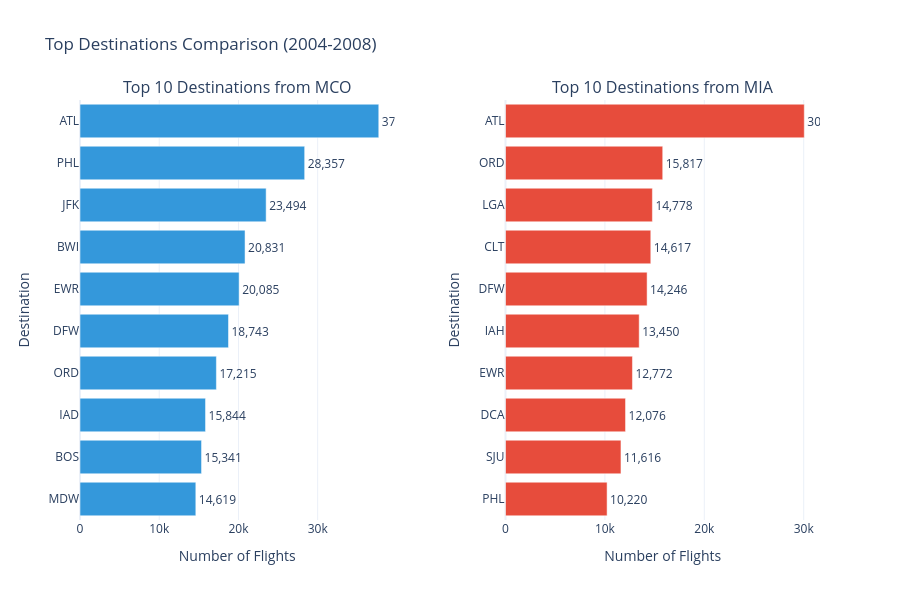

The notebook cell this image was saved under:
### Markdown cell above
## 2.1 Top 10 Destinations from MCO vs MIA

### Code cell
# Get top 10 destinations for each airport
mco_top = departures[departures['Origin'] == 'MCO']['Dest'].value_counts().head(10).reset_index()
mco_top.columns = ['Destination', 'Flights']
mco_top['Airport'] = 'MCO'
mco_top['DestName'] = mco_top['Destination'].map(AIRPORT_NAMES).fillna(mco_top['Destination'])

mia_top = departures[departures['Origin'] == 'MIA']['Dest'].value_counts().head(10).reset_index()
mia_top.columns = ['Destination', 'Flights']
mia_top['Airport'] = 'MIA'
mia_top['DestName'] = mia_top['Destination'].map(AIRPORT_NAMES).fillna(mia_top['Destination'])

# Combine
top_dest = pd.concat([mco_top, mia_top])

# Create subplots
fig = make_subplots(
    rows=1, cols=2,
    subplot_titles=('Top 10 Destinations from MCO', 'Top 10 Destinations from MIA'),
    horizontal_spacing=0.15
)

# MCO bars
fig.add_trace(
    go.Bar(
        x=mco_top['Flights'],
        y=mco_top['Destination'],
        orientation='h',
        marker_color=MCO_COLOR,
        name='MCO',
        text=mco_top['Flights'],
        texttemplate='%{text:,}',
        textposition='outside',
        hovertemplate='<b>%{y} - ' + mco_top['DestName'] + '</b><br>Flights: %{x:,}<extra></extra>',
        customdata=mco_top['DestName']
    ),
    row=1, col=1
)

# MIA bars
fig.add_trace(
    go.Bar(
        x=mia_top['Flights'],
        y=mia_top['Destination'],
        orientation='h',
        marker_color=MIA_COLOR,
        name='MIA',
        text=mia_top['Flights'],
        texttemplate='%{text:,}',
        textposition='outside',
        hovertemplate='<b>%{y} - ' + mia_top['DestName'] + '</b><br>Flights: %{x:,}<extra></extra>',
        customdata=mia_top['DestName']
    ),
    row=1, col=2
)

fig.update_xaxes(title_text='Number of Flights', row=1, col=1)
fig.update_xaxes(title_text='Number of Flights', row=1, col=2)
fig.update_yaxes(title_text='Destination', autorange='reversed', row=1, col=1)
fig.update_yaxes(title_text='Destination', autorange='reversed', row=1, col=2)

fig.update_layout(
    title_text='Top Destinations Comparison (2004-2008)',
    showlegend=False,
    template=TEMPLATE,
    height=600
)

fig.show()

### Figure 1 — Plotly figure (JSON) as saved in the notebook; plotly's stock layout.template omitted (floating-point values rounded to 4 significant figures)
{"data": [{"customdata": ["Atlanta", "Philadelphia", "New York JFK", "Baltimore", "Newark", "Dallas/Fort Worth", "Chicago O'Hare", "Washington Dulles", "Boston", "Chicago Midway"], "hovertemplate": ["<b>%{y} - Atlanta</b><br>Flights: %{x:,}<extra></extra>", "<b>%{y} - Philadelphia</b><br>Flights: %{x:,}<extra></extra>", "<b>%{y} - New York JFK</b><br>Flights: %{x:,}<extra></extra>", "<b>%{y} - Baltimore</b><br>Flights: %{x:,}<extra></extra>", "<b>%{y} - Newark</b><br>Flights: %{x:,}<extra></extra>", "<b>%{y} - Dallas/Fort Worth</b><br>Flights: %{x:,}<extra></extra>", "<b>%{y} - Chicago O'Hare</b><br>Flights: %{x:,}<extra></extra>", "<b>%{y} - Washington Dulles</b><br>Flights: %{x:,}<extra></extra>", "<b>%{y} - Boston</b><br>Flights: %{x:,}<extra></extra>", "<b>%{y} - Chicago Midway</b><br>Flights: %{x:,}<extra></extra>"], "marker": {"color": "#3498db"}, "name": "MCO", "orientation": "h", "text": [37711, 28357, 23494, 20831, 20085, 18743, 17215, 15844, 15341, 14619], "textposition": "outside", "texttemplate": "%{text:,}", "type": "bar", "x": [37711, 28357, 23494, 20831, 20085, 18743, 17215, 15844, 15341, 14619], "xaxis": "x", "y": ["ATL", "PHL", "JFK", "BWI", "EWR", "DFW", "ORD", "IAD", "BOS", "MDW"], "yaxis": "y"}, {"customdata": ["Atlanta", "Chicago O'Hare", "New York LaGuardia", "Charlotte", "Dallas/Fort Worth", "Houston", "Newark", "Washington Reagan", "San Juan PR", "Philadelphia"], "hovertemplate": ["<b>%{y} - Atlanta</b><br>Flights: %{x:,}<extra></extra>", "<b>%{y} - Chicago O'Hare</b><br>Flights: %{x:,}<extra></extra>", "<b>%{y} - New York LaGuardia</b><br>Flights: %{x:,}<extra></extra>", "<b>%{y} - Charlotte</b><br>Flights: %{x:,}<extra></extra>", "<b>%{y} - Dallas/Fort Worth</b><br>Flights: %{x:,}<extra></extra>", "<b>%{y} - Houston</b><br>Flights: %{x:,}<extra></extra>", "<b>%{y} - Newark</b><br>Flights: %{x:,}<extra></extra>", "<b>%{y} - Washington Reagan</b><br>Flights: %{x:,}<extra></extra>", "<b>%{y} - San Juan PR</b><br>Flights: %{x:,}<extra></extra>", "<b>%{y} - Philadelphia</b><br>Flights: %{x:,}<extra></extra>"], "marker": {"color": "#e74c3c"}, "name": "MIA", "orientation": "h", "text": [30058, 15817, 14778, 14617, 14246, 13450, 12772, 12076, 11616, 10220], "textposition": "outside", "texttemplate": "%{text:,}", "type": "bar", "x": [30058, 15817, 14778, 14617, 14246, 13450, 12772, 12076, 11616, 10220], "xaxis": "x2", "y": ["ATL", "ORD", "LGA", "CLT", "DFW", "IAH", "EWR", "DCA", "SJU", "PHL"], "yaxis": "y2"}], "layout": {"annotations": [{"font": {"size": 16}, "showarrow": false, "text": "Top 10 Destinations from MCO", "x": 0.2125, "xanchor": "center", "xref": "paper", "y": 1, "yanchor": "bottom", "yref": "paper"}, {"font": {"size": 16}, "showarrow": false, "text": "Top 10 Destinations from MIA", "x": 0.7875, "xanchor": "center", "xref": "paper", "y": 1, "yanchor": "bottom", "yref": "paper"}], "height": 600, "showlegend": false, "title": {"text": "Top Destinations Comparison (2004-2008)"}, "xaxis": {"anchor": "y", "domain": [0, 0.425], "title": {"text": "Number of Flights"}}, "xaxis2": {"anchor": "y2", "domain": [0.575, 1], "title": {"text": "Number of Flights"}}, "yaxis": {"anchor": "x", "autorange": "reversed", "domain": [0, 1], "title": {"text": "Destination"}}, "yaxis2": {"anchor": "x2", "autorange": "reversed", "domain": [0, 1], "title": {"text": "Destination"}}}}
